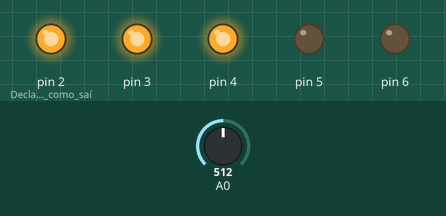
The sketch below on a simulated Arduino Uno, built with avr-gcc and run on an emulated ATmega328P. Shown: output pins drawn as LEDs (lit = HIGH). The test bench sets the inputs (shaded band); at power-on: A0 = 512.

Above: at 1.2 s.
1.3 s: A0 set to 670
2.8 s: A0 set to 696
At 3.2 s:
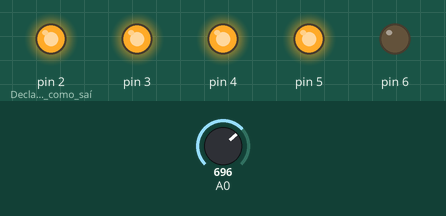
4.3 s: A0 set to 500
At 5.5 s:
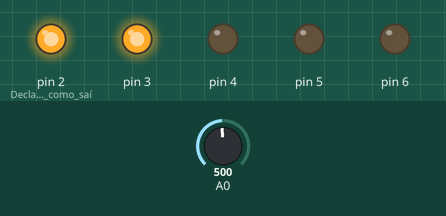
5.8 s: A0 set to 350
7.3 s: A0 set to 326
At 7.9 s:
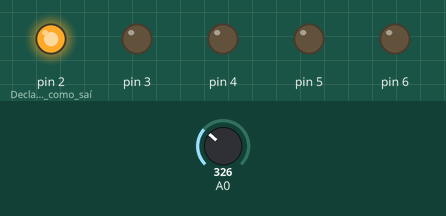
8.8 s: A0 set to 511
At 10.2 s:
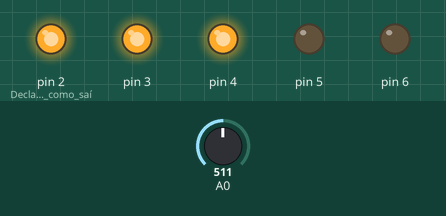
Timing chart, 0 to 11.3 s (numbered marks = the images above; inputs shaded):
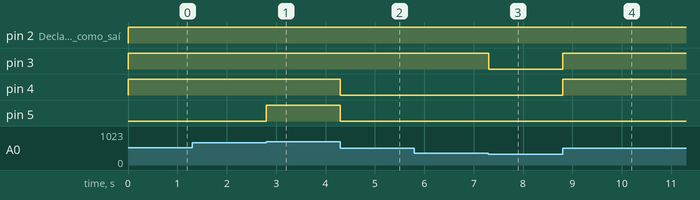

The sketch:

Exercicio6-Potenci_metroLEDS.ino
```cpp
void setup(){// Aqui coloque os códigos que vão rodar somente uma vez ao ligar o Arduino ou a resetá-lo
    pinMode(2, OUTPUT);// Declara o pino 2 como saída digital
    pinMode(3, OUTPUT);
    pinMode(4, OUTPUT);
    pinMode(5, OUTPUT);
    pinMode(6, OUTPUT);

}

void loop(){// Aqui coloque os códigos que vão rodar infinitamente até que o arduino seja desligado

    if(analogRead(A0) >= 0 && analogRead(A0) <= 170){// Se a leitura analógica do potênciometro for entre 0 e 170
        digitalWrite(2, LOW);//Desliga o pino 2
        digitalWrite(3, LOW);
        digitalWrite(4, LOW);
        digitalWrite(5, LOW);
        digitalWrite(6, LOW);
    }

    if(analogRead(A0) > 170 && analogRead(A0) <= 340){
        digitalWrite(2, HIGH); //Liga o pino 2
        digitalWrite(3, LOW);
        digitalWrite(4, LOW);
        digitalWrite(5, LOW);
        digitalWrite(6, LOW);
    }

    if(analogRead(A0) > 340 && analogRead(A0) <= 510){
        digitalWrite(2, HIGH);
        digitalWrite(3, HIGH);
        digitalWrite(4, LOW);
        digitalWrite(5, LOW);
        digitalWrite(6, LOW);
    }


    if(analogRead(A0) > 510 && analogRead(A0) <= 680){
        digitalWrite(2, HIGH);
        digitalWrite(3, HIGH);
        digitalWrite(4, HIGH);
        digitalWrite(5, LOW);
        digitalWrite(6, LOW);
    }

    if(analogRead(A0) > 680 && analogRead(A0) <= 850){
        digitalWrite(2, HIGH);
        digitalWrite(3, HIGH);
        digitalWrite(4, HIGH);
        digitalWrite(5, HIGH);
        digitalWrite(6, LOW);
    }

    if(analogRead(A0) >=1020){
        digitalWrite(2, HIGH);
        digitalWrite(3, HIGH);
        digitalWrite(4, HIGH);
        digitalWrite(5, HIGH);
        digitalWrite(6, HIGH);
    }
}
```

Measured:
- the behaviour switches between 680 and 681 on A0 (found by bisection; images 0 and 1)
- the behaviour switches between 341 and 340 on A0 (found by bisection; images 2 and 3)
- after the input at 1.3 s, every drawn part: stays the same
- after the input at 2.8 s, pin 5: LOW → HIGH at once
- after the input at 4.3 s, pin 4, pin 5: HIGH → LOW at once
- after the input at 5.8 s, every drawn part: stays the same
- after the input at 7.3 s, pin 3: HIGH → LOW at once
- after the input at 8.8 s, pin 3, pin 4: LOW → HIGH at once
